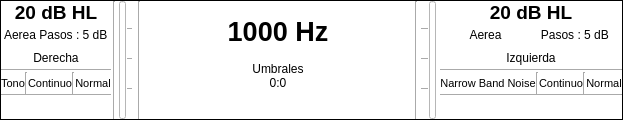
      <widget class="QFrame" name="display">
       <property name="minimumSize">
        <size>
         <width>0</width>
         <height>120</height>
        </size>
       </property>
       <property name="maximumSize">
        <size>
         <width>16777215</width>
         <height>120</height>
        </size>
       </property>
       <property name="styleSheet">
        <string notr="true">background-color: rgb(255, 255, 255);</string>
       </property>
       <property name="frameShape">
        <enum>QFrame::Box</enum>
       </property>
       <layout class="QHBoxLayout" name="horizontalLayout_2">
        <property name="spacing">
         <number>2</number>
        </property>
        <property name="leftMargin">
         <number>0</number>
        </property>
        <property name="topMargin">
         <number>0</number>
        </property>
        <property name="rightMargin">
         <number>0</number>
        </property>
        <property name="bottomMargin">
         <number>0</number>
        </property>
        <item>
         <layout class="QVBoxLayout" name="verticalLayout_4">
          <property name="spacing">
           <number>0</number>
          </property>
          <item>
           <widget class="QLabel" name="lbl_int_ch0">
            <property name="font">
             <font>
              <pointsize>14</pointsize>
              <weight>75</weight>
              <bold>true</bold>
             </font>
            </property>
            <property name="text">
             <string>20 dB HL</string>
            </property>
            <property name="alignment">
             <set>Qt::AlignCenter</set>
            </property>
           </widget>
          </item>
          <item>
           <layout class="QHBoxLayout" name="horizontalLayout">
            <item>
             <widget class="QLabel" name="lbl_trans_ch0">
              <property name="text">
               <string>Aerea</string>
              </property>
              <property name="alignment">
               <set>Qt::AlignCenter</set>
              </property>
             </widget>
            </item>
            <item>
             <widget class="QLabel" name="lbl_step_ch0">
              <property name="text">
               <string>Pasos : 5 dB </string>
              </property>
              <property name="alignment">
               <set>Qt::AlignCenter</set>
              </property>
             </widget>
            </item>
           </layout>
          </item>
          <item>
           <widget class="QLabel" name="lbl_output_ch0">
            <property name="text">
             <string>Derecha</string>
            </property>
            <property name="alignment">
             <set>Qt::AlignCenter</set>
            </property>
           </widget>
          </item>
          <item>
           <widget class="Line" name="line_18">
            <property name="orientation">
             <enum>Qt::Horizontal</enum>
            </property>
           </widget>
          </item>
          <item>
           <layout class="QHBoxLayout" name="horizontalLayout_17">
            <item>
             <widget class="QLabel" name="lbl_stim_ch0">
              <property name="font">
               <font>
                <pointsize>8</pointsize>
               </font>
              </property>
              <property name="text">
               <string>Tono</string>
              </property>
              <property name="alignment">
               <set>Qt::AlignCenter</set>
              </property>
             </widget>
            </item>
            <item>
             <widget class="Line" name="line_13">
              <property name="orientation">
               <enum>Qt::Vertical</enum>
              </property>
             </widget>
            </item>
            <item>
             <widget class="QLabel" name="lbl_contin_ch0">
              <property name="font">
               <font>
                <pointsize>8</pointsize>
               </font>
              </property>
              <property name="text">
               <string>Continuo</string>
              </property>
              <property name="alignment">
               <set>Qt::AlignCenter</set>
              </property>
             </widget>
            </item>
            <item>
             <widget class="Line" name="line_14">
              <property name="orientation">
               <enum>Qt::Vertical</enum>
              </property>
             </widget>
            </item>
            <item>
             <widget class="QLabel" name="lbl_rev_ch0">
              <property name="font">
               <font>
                <pointsize>8</pointsize>
               </font>
              </property>
              <property name="text">
               <string>Normal</string>
              </property>
              <property name="alignment">
               <set>Qt::AlignCenter</set>
              </property>
             </widget>
            </item>
           </layout>
          </item>
          <item>
           <widget class="Line" name="line_17">
            <property name="orientation">
             <enum>Qt::Horizontal</enum>
            </property>
           </widget>
          </item>
          <item>
           <widget class="QLabel" name="lbl_warning_stim_der">
            <property name="autoFillBackground">
             <bool>false</bool>
            </property>
            <property name="text">
             <string/>
            </property>
           </widget>
          </item>
         </layout>
        </item>
        <item>
         <widget class="Line" name="line_24">
          <property name="orientation">
           <enum>Qt::Vertical</enum>
          </property>
         </widget>
        </item>
        <item>
         <widget class="QFrame" name="horizontalFrame_2">
          <property name="minimumSize">
           <size>
            <width>18</width>
            <height>0</height>
           </size>
          </property>
          <property name="maximumSize">
           <size>
            <width>18</width>
            <height>16777215</height>
           </size>
          </property>
          <layout class="QHBoxLayout" name="horizontalLayout_20">
           <property name="spacing">
            <number>0</number>
           </property>
           <property name="leftMargin">
            <number>0</number>
           </property>
           <property name="topMargin">
            <number>0</number>
           </property>
           <property name="rightMargin">
            <number>0</number>
           </property>
           <property name="bottomMargin">
            <number>0</number>
           </property>
           <item>
            <widget class="QProgressBar" name="vmeter_der">
             <property name="minimumSize">
              <size>
               <width>7</width>
               <height>0</height>
              </size>
             </property>
             <property name="maximumSize">
              <size>
               <width>7</width>
               <height>16777215</height>
              </size>
             </property>
             <property name="font">
              <font>
               <pointsize>8</pointsize>
              </font>
             </property>
             <property name="styleSheet">
              <string notr="true">QProgressBar::chunk {
                background-color: #55ff7f;
            }</string>
             </property>
             <property name="value">
              <number>0</number>
             </property>
             <property name="alignment">
              <set>Qt::AlignCenter</set>
             </property>
             <property name="orientation">
              <enum>Qt::Vertical</enum>
             </property>
             <property name="format">
              <string/>
             </property>
            </widget>
           </item>
           <item>
            <widget class="QFrame" name="verticalFrame">
             <property name="minimumSize">
              <size>
               <width>7</width>
               <height>0</height>
              </size>
             </property>
             <property name="maximumSize">
              <size>
               <width>7</width>
               <height>16777215</height>
              </size>
             </property>
             <layout class="QVBoxLayout" name="verticalLayout_22" stretch="0,0,0">
              <property name="spacing">
               <number>0</number>
              </property>
              <property name="sizeConstraint">
               <enum>QLayout::SetDefaultConstraint</enum>
              </property>
              <property name="leftMargin">
               <number>0</number>
              </property>
              <property name="topMargin">
               <number>0</number>
              </property>
              <property name="rightMargin">
               <number>0</number>
              </property>
              <property name="bottomMargin">
               <number>0</number>
              </property>
              <item>
               <widget class="Line" name="line_22">
                <property name="minimumSize">
                 <size>
                  <width>5</width>
                  <height>0</height>
                 </size>
                </property>
                <property name="maximumSize">
                 <size>
                  <width>5</width>
                  <height>16777215</height>
                 </size>
                </property>
                <property name="orientation">
                 <enum>Qt::Horizontal</enum>
                </property>
               </widget>
              </item>
              <item>
               <widget class="Line" name="line_21">
                <property name="minimumSize">
                 <size>
                  <width>5</width>
                  <height>0</height>
                 </size>
                </property>
                <property name="maximumSize">
                 <size>
                  <width>5</width>
                  <height>16777215</height>
                 </size>
                </property>
                <property name="orientation">
                 <enum>Qt::Horizontal</enum>
                </property>
               </widget>
              </item>
              <item>
               <widget class="Line" name="line_23">
                <property name="minimumSize">
                 <size>
                  <width>5</width>
                  <height>0</height>
                 </size>
                </property>
                <property name="maximumSize">
                 <size>
                  <width>5</width>
                  <height>16777215</height>
                 </size>
                </property>
                <property name="orientation">
                 <enum>Qt::Horizontal</enum>
                </property>
               </widget>
              </item>
             </layout>
            </widget>
           </item>
          </layout>
         </widget>
        </item>
        <item>
         <widget class="Line" name="line_6">
          <property name="orientation">
           <enum>Qt::Vertical</enum>
          </property>
         </widget>
        </item>
        <item>
         <widget class="QFrame" name="central">
          <property name="minimumSize">
           <size>
            <width>270</width>
            <height>0</height>
           </size>
          </property>
          <property name="maximumSize">
           <size>
            <width>270</width>
            <height>16777215</height>
           </size>
          </property>
          <layout class="QVBoxLayout" name="verticalLayout_3">
           <property name="spacing">
            <number>0</number>
           </property>
           <property name="leftMargin">
            <number>0</number>
           </property>
           <property name="topMargin">
            <number>0</number>
           </property>
           <property name="rightMargin">
            <number>0</number>
           </property>
           <property name="bottomMargin">
            <number>0</number>
           </property>
           <item>
            <widget class="QLabel" name="lbl_freq">
             <property name="sizePolicy">
              <sizepolicy hsizetype="Preferred" vsizetype="Maximum">
               <horstretch>0</horstretch>
               <verstretch>0</verstretch>
              </sizepolicy>
             </property>
             <property name="minimumSize">
              <size>
               <width>0</width>
               <height>60</height>
              </size>
             </property>
             <property name="maximumSize">
              <size>
               <width>16777215</width>
               <height>60</height>
              </size>
             </property>
             <property name="font">
              <font>
               <pointsize>20</pointsize>
               <weight>75</weight>
               <bold>true</bold>
              </font>
             </property>
             <property name="text">
              <string>1000 Hz</string>
             </property>
             <property name="scaledContents">
              <bool>false</bool>
             </property>
             <property name="alignment">
              <set>Qt::AlignCenter</set>
             </property>
            </widget>
           </item>
           <item>
            <widget class="QLabel" name="lbl_prueba">
             <property name="text">
              <string>Umbrales</string>
             </property>
             <property name="alignment">
              <set>Qt::AlignCenter</set>
             </property>
            </widget>
           </item>
           <item>
            <widget class="QLabel" name="lbl_time">
             <property name="text">
              <string>0:0</string>
             </property>
             <property name="alignment">
              <set>Qt::AlignCenter</set>
             </property>
            </widget>
           </item>
           <item>
            <widget class="QLabel" name="lbl_response">
             <property name="sizePolicy">
              <sizepolicy hsizetype="Preferred" vsizetype="Minimum">
               <horstretch>0</horstretch>
               <verstretch>0</verstretch>
              </sizepolicy>
             </property>
             <property name="font">
              <font>
               <pointsize>8</pointsize>
               <weight>75</weight>
               <bold>true</bold>
              </font>
             </property>
             <property name="text">
              <string/>
             </property>
            </widget>
           </item>
           <item>
            <layout class="QHBoxLayout" name="horizontalLayout_21">
             <property name="spacing">
              <number>0</number>
             </property>
             <property name="topMargin">
              <number>0</number>
             </property>
             <item>
              <widget class="QLabel" name="lbl_ext_der">
               <property name="minimumSize">
                <size>
                 <width>90</width>
                 <height>0</height>
                </size>
               </property>
               <property name="maximumSize">
                <size>
                 <width>90</width>
                 <height>15</height>
                </size>
               </property>
               <property name="font">
                <font>
                 <pointsize>9</pointsize>
                </font>
               </property>
               <property name="text">
                <string/>
               </property>
              </widget>
             </item>
             <item>
              <widget class="QLabel" name="lbl_warning_stim_cent">
               <property name="minimumSize">
                <size>
                 <width>90</width>
                 <height>0</height>
                </size>
               </property>
               <property name="maximumSize">
                <size>
                 <width>90</width>
                 <height>15</height>
                </size>
               </property>
               <property name="font">
                <font>
                 <pointsize>9</pointsize>
                </font>
               </property>
               <property name="text">
                <string/>
               </property>
              </widget>
             </item>
             <item>
              <widget class="QLabel" name="lbl_ext_izq">
               <property name="minimumSize">
                <size>
                 <width>90</width>
                 <height>0</height>
                </size>
               </property>
               <property name="maximumSize">
                <size>
                 <width>90</width>
                 <height>15</height>
                </size>
               </property>
               <property name="font">
                <font>
                 <pointsize>9</pointsize>
                </font>
               </property>
               <property name="text">
                <string/>
               </property>
               <property name="alignment">
                <set>Qt::AlignRight|Qt::AlignTrailing|Qt::AlignVCenter</set>
               </property>
              </widget>
             </item>
            </layout>
           </item>
          </layout>
         </widget>
        </item>
        <item>
         <widget class="Line" name="line_7">
          <property name="orientation">
           <enum>Qt::Vertical</enum>
          </property>
         </widget>
        </item>
        <item>
         <widget class="QFrame" name="horizontalFrame">
          <property name="minimumSize">
           <size>
            <width>18</width>
            <height>0</height>
           </size>
          </property>
          <property name="maximumSize">
           <size>
            <width>18</width>
            <height>16777215</height>
           </size>
          </property>
          <layout class="QHBoxLayout" name="horizontalLayout_19">
           <property name="spacing">
            <number>0</number>
           </property>
           <property name="leftMargin">
            <number>0</number>
           </property>
           <property name="topMargin">
            <number>0</number>
           </property>
           <property name="rightMargin">
            <number>0</number>
           </property>
           <property name="bottomMargin">
            <number>0</number>
           </property>
           <item>
            <widget class="QFrame" name="verticalFrame">
             <property name="minimumSize">
              <size>
               <width>7</width>
               <height>0</height>
              </size>
             </property>
             <property name="maximumSize">
              <size>
               <width>7</width>
               <height>16777215</height>
              </size>
             </property>
             <layout class="QVBoxLayout" name="verticalLayout_23">
              <property name="spacing">
               <number>0</number>
              </property>
              <property name="leftMargin">
               <number>0</number>
              </property>
              <property name="topMargin">
               <number>0</number>
              </property>
              <property name="rightMargin">
               <number>0</number>
              </property>
              <property name="bottomMargin">
               <number>0</number>
              </property>
              <item>
               <widget class="Line" name="line_25">
                <property name="orientation">
                 <enum>Qt::Horizontal</enum>
                </property>
               </widget>
              </item>
              <item>
               <widget class="Line" name="line_27">
                <property name="orientation">
                 <enum>Qt::Horizontal</enum>
                </property>
               </widget>
              </item>
              <item>
               <widget class="Line" name="line_26">
                <property name="orientation">
                 <enum>Qt::Horizontal</enum>
                </property>
               </widget>
              </item>
             </layout>
            </widget>
           </item>
           <item>
            <widget class="QProgressBar" name="vmeter_izq">
             <property name="minimumSize">
              <size>
               <width>7</width>
               <height>0</height>
              </size>
             </property>
             <property name="maximumSize">
              <size>
               <width>7</width>
               <height>16777215</height>
              </size>
             </property>
             <property name="styleSheet">
              <string notr="true">QProgressBar::chunk {
                background-color: #55ff7f;
            }</string>
             </property>
             <property name="value">
              <number>0</number>
             </property>
             <property name="orientation">
              <enum>Qt::Vertical</enum>
             </property>
             <property name="format">
              <string/>
             </property>
            </widget>
           </item>
          </layout>
         </widget>
        </item>
        <item>
         <layout class="QVBoxLayout" name="verticalLayout_2">
          <property name="spacing">
           <number>0</number>
          </property>
          <item>
           <widget class="QLabel" name="lbl_int_ch1">
            <property name="font">
             <font>
              <pointsize>14</pointsize>
              <weight>75</weight>
              <bold>true</bold>
             </font>
            </property>
            <property name="text">
             <string>20 dB HL</string>
            </property>
            <property name="alignment">
             <set>Qt::AlignCenter</set>
            </property>
           </widget>
          </item>
          <item>
           <layout class="QHBoxLayout" name="horizontalLayout_12">
            <item>
             <widget class="QLabel" name="lbl_trans_ch1">
              <property name="text">
               <string>Aerea</string>
              </property>
              <property name="alignment">
               <set>Qt::AlignCenter</set>
              </property>
             </widget>
            </item>
            <item>
             <widget class="QLabel" name="lbl_step_ch1">
              <property name="text">
               <string>Pasos : 5 dB </string>
              </property>
              <property name="alignment">
               <set>Qt::AlignCenter</set>
              </property>
             </widget>
            </item>
           </layout>
          </item>
          <item>
           <widget class="QLabel" name="lbl_output_ch1">
            <property name="text">
             <string>Izquierda</string>
            </property>
            <property name="alignment">
             <set>Qt::AlignCenter</set>
            </property>
           </widget>
          </item>
          <item>
           <widget class="Line" name="line_20">
            <property name="orientation">
             <enum>Qt::Horizontal</enum>
            </property>
           </widget>
          </item>
          <item>
           <layout class="QHBoxLayout" name="horizontalLayout_18">
            <item>
             <widget class="QLabel" name="lbl_stim_ch1">
              <property name="font">
               <font>
                <pointsize>8</pointsize>
               </font>
              </property>
              <property name="text">
               <string>Narrow Band Noise</string>
              </property>
              <property name="alignment">
               <set>Qt::AlignCenter</set>
              </property>
             </widget>
            </item>
            <item>
             <widget class="Line" name="line_15">
              <property name="orientation">
               <enum>Qt::Vertical</enum>
              </property>
             </widget>
            </item>
            <item>
             <widget class="QLabel" name="lbl_contin_ch1">
              <property name="font">
               <font>
                <pointsize>8</pointsize>
               </font>
              </property>
              <property name="text">
               <string>Continuo</string>
              </property>
              <property name="alignment">
               <set>Qt::AlignCenter</set>
              </property>
             </widget>
            </item>
            <item>
             <widget class="Line" name="line_16">
              <property name="orientation">
               <enum>Qt::Vertical</enum>
              </property>
             </widget>
            </item>
            <item>
             <widget class="QLabel" name="lbl_rev_ch1">
              <property name="font">
               <font>
                <pointsize>8</pointsize>
               </font>
              </property>
              <property name="text">
               <string>Normal</string>
              </property>
              <property name="alignment">
               <set>Qt::AlignCenter</set>
              </property>
             </widget>
            </item>
           </layout>
          </item>
          <item>
           <widget class="Line" name="line_19">
            <property name="orientation">
             <enum>Qt::Horizontal</enum>
            </property>
           </widget>
          </item>
          <item>
           <widget class="QLabel" name="lbl_warning_stim_izq">
            <property name="text">
             <string/>
            </property>
           </widget>
          </item>
         </layout>
        </item>
       </layout>
      </widget>
